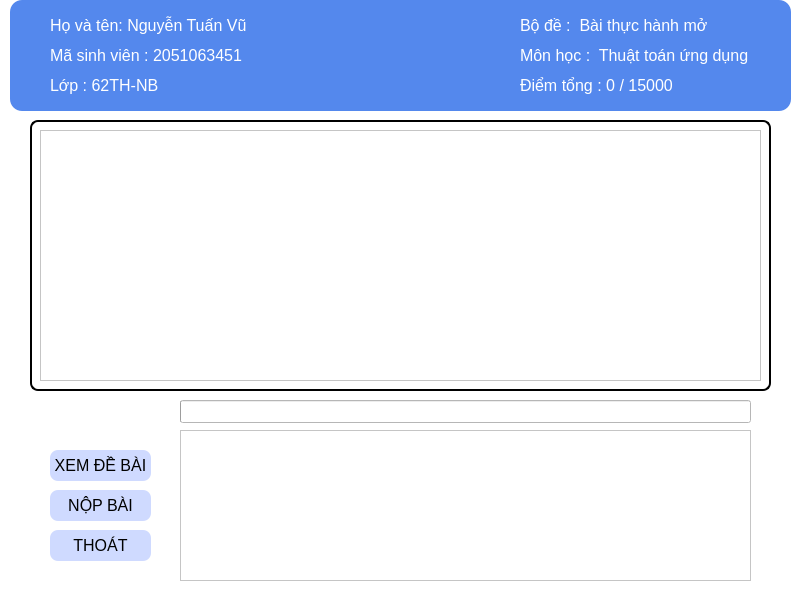
<?xml version="1.0" encoding="UTF-8"?>
<ui version="4.0">
 <class>Dialog</class>
 <widget class="QDialog" name="Dialog">
  <property name="geometry">
   <rect>
    <x>0</x>
    <y>0</y>
    <width>801</width>
    <height>596</height>
   </rect>
  </property>
  <property name="minimumSize">
   <size>
    <width>801</width>
    <height>596</height>
   </size>
  </property>
  <property name="maximumSize">
   <size>
    <width>801</width>
    <height>596</height>
   </size>
  </property>
  <property name="windowTitle">
   <string>Dialog</string>
  </property>
  <widget class="QWidget" name="widget" native="true">
   <property name="geometry">
    <rect>
     <x>0</x>
     <y>0</y>
     <width>801</width>
     <height>601</height>
    </rect>
   </property>
   <property name="font">
    <font>
     <stylestrategy>PreferDefault</stylestrategy>
     <kerning>true</kerning>
    </font>
   </property>
   <property name="cursor">
    <cursorShape>ArrowCursor</cursorShape>
   </property>
   <property name="mouseTracking">
    <bool>false</bool>
   </property>
   <property name="focusPolicy">
    <enum>Qt::NoFocus</enum>
   </property>
   <property name="contextMenuPolicy">
    <enum>Qt::DefaultContextMenu</enum>
   </property>
   <property name="accessibleName">
    <string/>
   </property>
   <property name="styleSheet">
    <string notr="true">background-color: rgb(255, 255, 255);</string>
   </property>
   <widget class="QPushButton" name="submitButton">
    <property name="geometry">
     <rect>
      <x>50</x>
      <y>490</y>
      <width>101</width>
      <height>31</height>
     </rect>
    </property>
    <property name="font">
     <font>
      
      <pointsize>12</pointsize>
      <weight>50</weight>
      <bold>false</bold>
     </font>
    </property>
    <property name="styleSheet">
     <string notr="true">

QPushButton{
	border-radius: 8px;
	background-color: rgb(207, 218, 255);
}
QPushButton:hover{
	color: white;
	background-color: rgb(85, 170, 127);
}
QPushButton:focus{
	outline:none;
}

</string>
    </property>
    <property name="text">
     <string>NỘP BÀI</string>
    </property>
   </widget>
   <widget class="QLabel" name="label_6">
    <property name="geometry">
     <rect>
      <x>520</x>
      <y>10</y>
      <width>241</width>
      <height>31</height>
     </rect>
    </property>
    <property name="font">
     <font>
      
      <pointsize>12</pointsize>
      <weight>50</weight>
      <bold>false</bold>
     </font>
    </property>
    <property name="styleSheet">
     <string notr="true">color: white;
background-color: rgb(84, 136, 237);</string>
    </property>
    <property name="text">
     <string>Bộ đề :  Bài thực hành mở</string>
    </property>
   </widget>
   <widget class="QLabel" name="label_18">
    <property name="geometry">
     <rect>
      <x>170</x>
      <y>600</y>
      <width>151</width>
      <height>16</height>
     </rect>
    </property>
    <property name="font">
     <font>
      
      <pointsize>12</pointsize>
     </font>
    </property>
    <property name="styleSheet">
     <string notr="true">background-color: rgb(227, 219, 255);</string>
    </property>
    <property name="text">
     <string>Số fibonacci lớn hơn k</string>
    </property>
   </widget>
   <widget class="QPushButton" name="exitButton">
    <property name="geometry">
     <rect>
      <x>50</x>
      <y>530</y>
      <width>101</width>
      <height>31</height>
     </rect>
    </property>
    <property name="font">
     <font>
      
      <pointsize>12</pointsize>
      <weight>50</weight>
      <bold>false</bold>
     </font>
    </property>
    <property name="styleSheet">
     <string notr="true">QPushButton{
	border-radius: 8px;
	background-color: rgb(207, 218, 255);
}
QPushButton:hover{
	color: white;
	background-color: rgb(255, 3, 62);
}
QPushButton:focus{
	outline:none;
}</string>
    </property>
    <property name="text">
     <string>THOÁT</string>
    </property>
   </widget>
   <widget class="QLabel" name="classDisplay">
    <property name="geometry">
     <rect>
      <x>50</x>
      <y>70</y>
      <width>221</width>
      <height>31</height>
     </rect>
    </property>
    <property name="font">
     <font>
      
      <pointsize>12</pointsize>
      <weight>50</weight>
      <bold>false</bold>
     </font>
    </property>
    <property name="styleSheet">
     <string notr="true">color: white;
background-color: rgb(84, 136, 237);</string>
    </property>
    <property name="text">
     <string>Lớp : 62TH-NB</string>
    </property>
   </widget>
   <widget class="QLabel" name="label_11">
    <property name="geometry">
     <rect>
      <x>810</x>
      <y>540</y>
      <width>51</width>
      <height>21</height>
     </rect>
    </property>
    <property name="font">
     <font>
      
      <pointsize>12</pointsize>
     </font>
    </property>
    <property name="styleSheet">
     <string notr="true">background-color: rgb(227, 219, 255);</string>
    </property>
    <property name="text">
     <string>NỘP</string>
    </property>
   </widget>
   <widget class="QLabel" name="markDisplay">
    <property name="geometry">
     <rect>
      <x>520</x>
      <y>70</y>
      <width>221</width>
      <height>31</height>
     </rect>
    </property>
    <property name="font">
     <font>
      
      <pointsize>12</pointsize>
      <weight>50</weight>
      <bold>false</bold>
     </font>
    </property>
    <property name="styleSheet">
     <string notr="true">color: white;
background-color: rgb(84, 136, 237);</string>
    </property>
    <property name="text">
     <string>Điểm tổng : 0 / 15000</string>
    </property>
   </widget>
   <widget class="QPushButton" name="viewButton">
    <property name="geometry">
     <rect>
      <x>50</x>
      <y>450</y>
      <width>101</width>
      <height>31</height>
     </rect>
    </property>
    <property name="font">
     <font>
      
      <pointsize>12</pointsize>
      <weight>50</weight>
      <bold>false</bold>
     </font>
    </property>
    <property name="styleSheet">
     <string notr="true">QPushButton{
	border-radius: 8px;
	background-color: rgb(207, 218, 255);
}
QPushButton:hover{
	color: white;
	background-color: rgb(85, 170, 127);
}
QPushButton:focus{
	outline:none;
}

</string>
    </property>
    <property name="text">
     <string>XEM ĐỀ BÀI</string>
    </property>
   </widget>
   <widget class="QLabel" name="nameDisplay">
    <property name="geometry">
     <rect>
      <x>50</x>
      <y>10</y>
      <width>361</width>
      <height>31</height>
     </rect>
    </property>
    <property name="font">
     <font>
      
      <pointsize>12</pointsize>
      <weight>50</weight>
      <bold>false</bold>
     </font>
    </property>
    <property name="styleSheet">
     <string notr="true">color: white;
background-color: rgb(84, 136, 237);</string>
    </property>
    <property name="text">
     <string>Họ và tên: Nguyễn Tuấn Vũ</string>
    </property>
   </widget>
   <widget class="QTableView" name="Info_table">
    <property name="geometry">
     <rect>
      <x>10</x>
      <y>0</y>
      <width>781</width>
      <height>111</height>
     </rect>
    </property>
    <property name="styleSheet">
     <string notr="true">
background-color: rgb(84, 136, 237);
border-radius: 12px;</string>
    </property>
   </widget>
   <widget class="QLabel" name="label_16">
    <property name="geometry">
     <rect>
      <x>820</x>
      <y>560</y>
      <width>31</width>
      <height>31</height>
     </rect>
    </property>
    <property name="font">
     <font>
      
      <pointsize>12</pointsize>
     </font>
    </property>
    <property name="styleSheet">
     <string notr="true">background-color: rgb(227, 219, 255);</string>
    </property>
    <property name="text">
     <string>1</string>
    </property>
   </widget>
   <widget class="QLabel" name="sjDisplay">
    <property name="geometry">
     <rect>
      <x>520</x>
      <y>40</y>
      <width>261</width>
      <height>31</height>
     </rect>
    </property>
    <property name="font">
     <font>
      
      <pointsize>12</pointsize>
      <weight>50</weight>
      <bold>false</bold>
     </font>
    </property>
    <property name="styleSheet">
     <string notr="true">color: white;
background-color: rgb(84, 136, 237);</string>
    </property>
    <property name="text">
     <string>Môn học :  Thuật toán ứng dụng</string>
    </property>
   </widget>
   <widget class="QLabel" name="label_17">
    <property name="geometry">
     <rect>
      <x>820</x>
      <y>590</y>
      <width>41</width>
      <height>31</height>
     </rect>
    </property>
    <property name="font">
     <font>
      
      <pointsize>12</pointsize>
     </font>
    </property>
    <property name="styleSheet">
     <string notr="true">background-color: rgb(227, 219, 255);</string>
    </property>
    <property name="text">
     <string>1</string>
    </property>
   </widget>
   <widget class="QLabel" name="idDisplay">
    <property name="geometry">
     <rect>
      <x>50</x>
      <y>40</y>
      <width>221</width>
      <height>31</height>
     </rect>
    </property>
    <property name="font">
     <font>
      
      <pointsize>12</pointsize>
      <weight>50</weight>
      <bold>false</bold>
     </font>
    </property>
    <property name="styleSheet">
     <string notr="true">color: white;
background-color: rgb(84, 136, 237);</string>
    </property>
    <property name="text">
     <string>Mã sinh viên : 2051063451</string>
    </property>
   </widget>
   <widget class="QWidget" name="widget_2" native="true">
    <property name="geometry">
     <rect>
      <x>30</x>
      <y>120</y>
      <width>741</width>
      <height>271</height>
     </rect>
    </property>
    <property name="styleSheet">
     <string notr="true">QWidget#widget_2{
	border: 1.5px solid black;
	border-radius: 8px;
}</string>
    </property>
    <widget class="QTableWidget" name="titleList">
     <property name="geometry">
      <rect>
       <x>10</x>
       <y>10</y>
       <width>721</width>
       <height>251</height>
      </rect>
     </property>
     <property name="font">
      <font>
       
       <pointsize>11</pointsize>
       <weight>50</weight>
       <italic>false</italic>
       <bold>false</bold>
       <kerning>false</kerning>
      </font>
     </property>
     <property name="styleSheet">
      <string notr="true">font: 10.5pt &quot;;
border: 0px solid #ccc;</string>
     </property>
     <property name="sizeAdjustPolicy">
      <enum>QAbstractScrollArea::AdjustToContents</enum>
     </property>
    </widget>
   </widget>
   <widget class="QScrollArea" name="statusScroll">
    <property name="geometry">
     <rect>
      <x>180</x>
      <y>430</y>
      <width>571</width>
      <height>151</height>
     </rect>
    </property>
    <property name="widgetResizable">
     <bool>true</bool>
    </property>
    <property name="alignment">
     <set>Qt::AlignLeading|Qt::AlignLeft|Qt::AlignTop</set>
    </property>
    <widget class="QWidget" name="scrollAreaWidgetContents">
     <property name="geometry">
      <rect>
       <x>0</x>
       <y>0</y>
       <width>569</width>
       <height>149</height>
      </rect>
     </property>
    </widget>
   </widget>
   <widget class="QProgressBar" name="progressBar">
    <property name="enabled">
     <bool>true</bool>
    </property>
    <property name="geometry">
     <rect>
      <x>180</x>
      <y>400</y>
      <width>571</width>
      <height>23</height>
     </rect>
    </property>
    <property name="inputMethodHints">
     <set>Qt::ImhNone</set>
    </property>
    <property name="value">
     <number>0</number>
    </property>
    <property name="textVisible">
     <bool>false</bool>
    </property>
   </widget>
   <zorder>Info_table</zorder>
   <zorder>submitButton</zorder>
   <zorder>label_6</zorder>
   <zorder>label_18</zorder>
   <zorder>exitButton</zorder>
   <zorder>classDisplay</zorder>
   <zorder>label_11</zorder>
   <zorder>markDisplay</zorder>
   <zorder>viewButton</zorder>
   <zorder>nameDisplay</zorder>
   <zorder>label_16</zorder>
   <zorder>sjDisplay</zorder>
   <zorder>label_17</zorder>
   <zorder>idDisplay</zorder>
   <zorder>widget_2</zorder>
   <zorder>statusScroll</zorder>
   <zorder>progressBar</zorder>
  </widget>
 </widget>
 <resources/>
 <connections/>
</ui>
